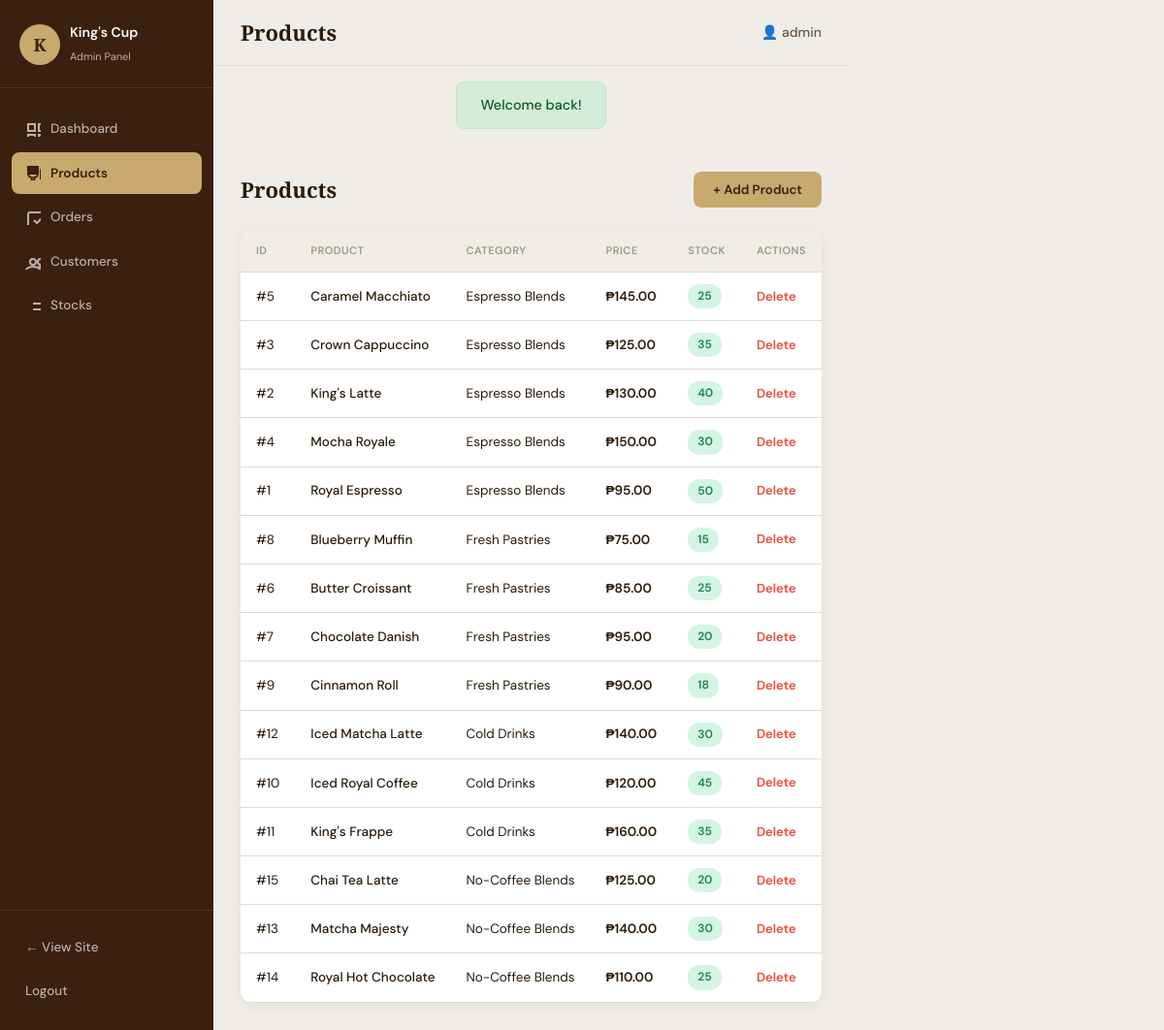
/admin/products.php (signed in), run on the app's committed database.
### tables this page shows
CREATE TABLE users (
    id INT AUTO_INCREMENT PRIMARY KEY,
    username VARCHAR(60) NOT NULL UNIQUE,
    email VARCHAR(100) NOT NULL UNIQUE,
    password_hash VARCHAR(255) NOT NULL,
    role ENUM('customer', 'admin') DEFAULT 'customer',
    reset_token VARCHAR(255) DEFAULT NULL,
    reset_token_expires DATETIME DEFAULT NULL,
    created_at TIMESTAMP DEFAULT CURRENT_TIMESTAMP,
    updated_at TIMESTAMP DEFAULT CURRENT_TIMESTAMP ON UPDATE CURRENT_TIMESTAMP
);

CREATE TABLE products (
    id INT AUTO_INCREMENT PRIMARY KEY,
    category_id INT NOT NULL,
    name VARCHAR(150) NOT NULL,
    description TEXT DEFAULT NULL,
    price DECIMAL(10,2) NOT NULL,
    image_url VARCHAR(500) DEFAULT NULL,
    calories INT DEFAULT NULL,
    stock INT DEFAULT 0,
    status ENUM('In Stock', 'Low Stock', 'Out of Stock') DEFAULT 'In Stock',
    is_available TINYINT(1) DEFAULT 1,
    created_at TIMESTAMP DEFAULT CURRENT_TIMESTAMP,
    updated_at TIMESTAMP DEFAULT CURRENT_TIMESTAMP ON UPDATE CURRENT_TIMESTAMP,
    FOREIGN KEY (category_id) REFERENCES categories(id) ON DELETE CASCADE
);

CREATE TABLE categories (
    id INT AUTO_INCREMENT PRIMARY KEY,
    name VARCHAR(100) NOT NULL,
    slug VARCHAR(100) NOT NULL UNIQUE,
    description TEXT DEFAULT NULL,
    sort_order INT DEFAULT 0,
    created_at TIMESTAMP DEFAULT CURRENT_TIMESTAMP
);

### includes/config.php (called while the page is built, shortened)
<?php
function get_db(): PDO {
    static $pdo = null;
    if ($pdo === null) {
        $dsn = sprintf('mysql:host=%s;dbname=%s;charset=%s;port=3306', DB_HOST, DB_NAME, DB_CHARSET);
        $options = [
            PDO::ATTR_ERRMODE            => PDO::ERRMODE_EXCEPTION,
            PDO::ATTR_DEFAULT_FETCH_MODE => PDO::FETCH_ASSOC,
            PDO::ATTR_EMULATE_PREPARES   => false,
            PDO::ATTR_TIMEOUT            => 5,
        ];
        try {
            $pdo = new PDO($dsn, DB_USER, DB_PASS, $options);
        } catch (PDOException $e) {
            if (APP_ENV === 'development') {
                die('
                <div style="background:#FEE2E2; color:#991B1B; padding:20px; margin:20px; border-radius:8px; font-family:sans-serif;">
                    <h2>❌ Database Connection Failed</h2>
                    <p><strong>Error:</strong> ' . htmlspecialchars($e->getMessage()) . '</p>
                    <p><strong>Please check:</strong></p>
                    <ol>
                        <li>Is MySQL running in XAMPP Control Panel?</li>
                        <li>Did you create the database "kingscup_db"?</li>
                        <li>Did you import database.sql into phpMyAdmin?</li>
                    </ol>
                    <p><strong>Quick Fix:</strong></p>
                    <ol>
                        <li>Open XAMPP Control Panel</li>
                        <li>Click <strong>Start</strong> next to MySQL</li>
                        <li>Open http://localhost/phpmyadmin</li>
                        <li>Create database: <strong>kingscup_db</strong></li>
                        <li>Import the <strong>database.sql</strong> file</li>
                    </ol>
                </div>
                ');
            } else {
                die('A database error occurred. Please try again later.');
            }
        }
    }
    return $pdo;
}

### includes/database.php (called while the page is built, shortened)
<?php
require_once __DIR__ . '/config.php';
function db_query(string $sql, array $params = []): PDOStatement {
    $stmt = get_db()->prepare($sql);
    $stmt->execute($params);
    return $stmt;
}
function db_fetch(string $sql, array $params = []): ?array {
    $row = db_query($sql, $params)->fetch();
    return $row ?: null;
}
function db_fetch_all(string $sql, array $params = []): array {
    return db_query($sql, $params)->fetchAll();
}

### admin/products.php (the view, shortened to what this page needs)
<?php
require_once __DIR__ . '/../includes/functions.php';
require_admin();
$page_title = 'Products';
$products = db_fetch_all(
    'SELECT p.*, c.name AS cat_name FROM products p
     JOIN categories c ON c.id = p.category_id
     ORDER BY c.sort_order, p.name'
);
require_once __DIR__ . '/../includes/admin_header.php';
?>
<div style="margin-bottom: 24px; display: flex; justify-content: space-between; align-items: center;">
    <h2 style="font-family: 'Playfair Display', serif; font-size: 22px; color: #2A1A0A;">Products</h2>
    <button onclick="document.getElementById('addProductForm').style.display='block'; this.style.display='none';"
            style="background: #C8A96E; color: #3B1F0F; border: none; padding: 10px 20px; border-radius: 8px;
                   font-weight: 600; cursor: pointer; font-family: 'DM Sans', sans-serif;">
        + Add Product
    </button>
</div>
<div style="background: #fff; border-radius: 12px; box-shadow: 0 2px 12px rgba(60,30,10,.08); overflow: hidden;">
    <table style="width: 100%; border-collapse: collapse;">
        <thead>
            <tr>
                <th style="text-align: left; padding: 12px 16px; font-size: 11px; text-transform: uppercase; color: #A89282; background: #F0EDE8;">ID</th>
                <th style="text-align: left; padding: 12px 16px; font-size: 11px; text-transform: uppercase; color: #A89282; background: #F0EDE8;">Product</th>
                <th style="text-align: left; padding: 12px 16px; font-size: 11px; text-transform: uppercase; color: #A89282; background: #F0EDE8;">Category</th>
                <th style="text-align: left; padding: 12px 16px; font-size: 11px; text-transform: uppercase; color: #A89282; background: #F0EDE8;">Price</th>
                <th style="text-align: left; padding: 12px 16px; font-size: 11px; text-transform: uppercase; color: #A89282; background: #F0EDE8;">Stock</th>
                <th style="text-align: left; padding: 12px 16px; font-size: 11px; text-transform: uppercase; color: #A89282; background: #F0EDE8;">Actions</th>
            </tr>
        </thead>
        <tbody>
            <?php if (empty($products)): ?>
                <tr>
                    <td colspan="6" style="padding: 40px; text-align: center; color: #A89282;">No products found.</td>
                </tr>
            <?php else: ?>
                <?php foreach ($products as $p): ?>
                <tr style="border-bottom: 1px solid #E2D9CF;">
                    <td style="padding: 12px 16px;">#<?= $p['id'] ?></td>
                    <td style="padding: 12px 16px; font-weight: 500;"><?= h($p['name']) ?></td>
                    <td style="padding: 12px 16px;"><?= h($p['cat_name']) ?></td>
                    <td style="padding: 12px 16px; font-weight: 600;">₱<?= number_format($p['price'], 2) ?></td>
                    <td style="padding: 12px 16px;">
                        <span style="display: inline-block; padding: 3px 10px; border-radius: 12px; font-size: 12px; font-weight: 600;
                            <?php
                            if ($p['stock'] > 10) echo 'background: #D4F5E3; color: #17864B;';
                            elseif ($p['stock'] > 0) echo 'background: #FEF9C3; color: #854D0E;';
                            else echo 'background: #FEE2E2; color: #991B1B;';
                            ?>">
                            <?= $p['stock'] ?>
                        </span>
                    </td>
                    <td style="padding: 12px 16px;">
                        <a href="?delete=<?= $p['id'] ?>"
                           onclick="return confirm('Delete this product?')"
                           style="color: #E74C3C; font-size: 13px; font-weight: 600; text-decoration: none;">
                            Delete
                        </a>
                    </td>
                </tr>
                <?php endforeach; ?>
            <?php endif; ?>
        </tbody>
    </table>
</div>
<?php require_once __DIR__ . '/../includes/admin_footer.php'; ?>

### includes/admin_header.php (shortened to what this page needs)
<?php
require_once __DIR__ . '/functions.php';
$admin_page = basename($_SERVER['PHP_SELF'], '.php');
?>
<!DOCTYPE html>
<html lang="en">
<head>
    <link rel="stylesheet" href="<?= ASSETS_URL ?>/css/style.css">
    <link rel="stylesheet" href="<?= ASSETS_URL ?>/css/admin.css">
</head>
<body class="admin-body">
<div class="admin-layout">
    <aside class="admin-sidebar" id="admin-sidebar">
        <div class="sidebar-brand">
            <div class="sidebar-logo">K</div>
            <div class="sidebar-brand-text">
                <strong>King's Cup</strong>
                <span>Admin Panel</span>
            </div>
        </div>
        <nav class="sidebar-nav">
            <a href="<?= APP_URL ?>/admin/dashboard.php" class="nav-item <?= $admin_page === 'dashboard' ? 'active' : '' ?>">
                <svg width="16" height="16" fill="none" stroke="currentColor" stroke-width="2"><rect x="3" y="3" width="7" height="7"/><rect x="14" y="3" width="7" height="7"/><rect x="3" y="14" width="7" height="7"/><rect x="14" y="14" width="7" height="7"/></svg>
                Dashboard
            </a>
            <a href="<?= APP_URL ?>/admin/products.php" class="nav-item <?= $admin_page === 'products' ? 'active' : '' ?>">
                <svg width="16" height="16" fill="none" stroke="currentColor" stroke-width="2"><path d="M11 9H9V2H7v7H5V2H3v7c0 2.12 1.66 3.84 3.75 3.97V22h2.5v-9.03C11.34 12.84 13 11.12 13 9V2h-2v7zm5-3v8h2.5v8H21V2c-2.76 0-5 2.24-5 4z"/></svg>
                Products
            </a>
            <a href="<?= APP_URL ?>/admin/orders.php" class="nav-item <?= $admin_page === 'orders' ? 'active' : '' ?>">
                <svg width="16" height="16" fill="none" stroke="currentColor" stroke-width="2"><polyline points="9 11 12 14 22 4"/><path d="M21 12v7a2 2 0 01-2 2H5a2 2 0 01-2-2V5a2 2 0 012-2h11"/></svg>
                Orders
            </a>
            <a href="<?= APP_URL ?>/admin/customers.php" class="nav-item <?= $admin_page === 'customers' ? 'active' : '' ?>">
                Customers
            </a>
            <a href="<?= APP_URL ?>/admin/stocks.php" class="nav-item <?= $admin_page === 'stocks' ? 'active' : '' ?>">
                <svg width="16" height="16" fill="none" stroke="currentColor" stroke-width="2"><line x1="8" y1="6" x2="21" y2="6"/><line x1="8" y1="12" x2="21" y2="12"/><line x1="8" y1="18" x2="21" y2="18"/></svg>
                Stocks
            </a>
        </nav>
        <div class="sidebar-footer">
            <a href="<?= APP_URL ?>/customer/index.php" class="nav-item">← View Site</a>
            <a href="<?= APP_URL ?>/customer/logout.php" class="nav-item">Logout</a>
        </div>
    </aside>
    <div class="admin-main">
        <header class="admin-topbar">
            <h1 class="topbar-title"><?= h($page_title ?? 'Dashboard') ?></h1>
            <div class="topbar-user">👤 <?= h(current_user()['username'] ?? 'Admin') ?></div>
        </header>
        <?= render_flash() ?>
        <div class="admin-content">

### assets/css/style.css (style rules this page uses)
:root { --brown-dark: #3B1F0F; --brown-mid: #5C2E0E; --gold: #C8A96E; --gold-light: #E8D5B0; --cream: #F5EFE6; --cream-dark: #EDE3D3; --white: #FFFFFF; --text-dark: #2C1A0E; --text-mid: #5A4030; --text-light: #8A6A50; --font-display: 'Playfair Display', Georgia, serif; --font-body: 'DM Sans', sans-serif; --radius: 12px; --shadow: 0 4px 24px rgba(59,31,14,0.12); --transition: 0.25s ease; }
*, *::before, *::after { box-sizing: border-box; margin: 0; padding: 0; }
html { scroll-behavior: smooth; }
body { font-family: var(--font-body); background: var(--cream); color: var(--text-dark); line-height: 1.6; min-height: 100vh; }
a { text-decoration: none; color: inherit; }

### assets/css/admin.css (style rules this page uses)
:root { --sidebar-bg: #3B1F0F; --sidebar-w: 220px; --accent: #C8A96E; --accent-dark: #A8843E; --accent-light: #F0E0C0; --body-bg: #F0EDE8; --surface: #FFFFFF; --text-dark: #2A1A0A; --text-mid: #6B5744; --text-light: #A89282; --border: #E2D9CF; --red: #E74C3C; --green: #2ECC71; --blue: #3B82F6; --radius: 12px; --shadow: 0 2px 12px rgba(60,30,10,.08); }
.admin-body { background: var(--body-bg); min-height: 100vh; display: flex; }
.admin-sidebar { width: var(--sidebar-w); background: var(--sidebar-bg); min-height: 100vh; display: flex; flex-direction: column; position: fixed; top: 0; left: 0; bottom: 0; z-index: 100; }
.sidebar-brand { display: flex; align-items: center; gap: 10px; padding: 22px 20px 20px; border-bottom: 1px solid rgba(255,255,255,.1); }
.sidebar-logo { width: 42px; height: 42px; background: var(--accent); border-radius: 50%; display: flex; align-items: center; justify-content: center; font-family: 'Playfair Display', serif; font-size: 18px; color: var(--sidebar-bg); font-weight: 700; flex-shrink: 0; }
.sidebar-brand-text strong { display: block; color: #fff; font-size: 14px; font-weight: 600; }
.sidebar-brand-text span { font-size: 11px; color: var(--accent-light); opacity: .75; }
.sidebar-nav { padding: 20px 12px; flex: 1; }
.nav-item { display: flex; align-items: center; gap: 10px; padding: 11px 14px; border-radius: 8px; color: rgba(255,255,255,.65); font-size: 13.5px; font-weight: 500; text-decoration: none; margin-bottom: 2px; transition: background .18s, color .18s; }
.nav-item.active { background: var(--accent); color: var(--sidebar-bg); font-weight: 600; }
.sidebar-footer { padding: 16px 12px; border-top: 1px solid rgba(255,255,255,.1); }
.admin-main { margin-left: var(--sidebar-w); flex: 1; display: flex; flex-direction: column; min-height: 100vh; }
.admin-topbar { background: var(--body-bg); padding: 16px 28px; display: flex; align-items: center; gap: 20px; position: sticky; top: 0; z-index: 50; border-bottom: 1px solid var(--border); }
.topbar-title { font-family: 'Playfair Display', serif; font-size: 22px; color: var(--text-dark); flex: 1; }
.topbar-user { font-size: 14px; color: var(--text-mid); font-weight: 500; }
.admin-content { padding: 28px; flex: 1; }
table { width: 100%; border-collapse: collapse; }
thead th { font-size: 11.5px; font-weight: 600; text-transform: uppercase; letter-spacing: .5px; color: var(--text-light); padding: 10px 16px; background: var(--body-bg); text-align: left; border-bottom: 1px solid var(--border); }
tbody tr { border-bottom: 1px solid var(--border); transition: background .15s; }
tbody td { padding: 12px 16px; font-size: 13.5px; color: var(--text-dark); }

### data on the page
users: username "admin"
products: id "5", name "Caramel Macchiato", category.name "Espresso Blends", price "145.00", stock "25"
products: id "3", name "Crown Cappuccino", category.name "Espresso Blends", price "125.00", stock "35"
products: id "2", name "King's Latte", category.name "Espresso Blends", price "130.00", stock "40"
products: id "4", name "Mocha Royale", category.name "Espresso Blends", price "150.00", stock "30"
products: id "1", name "Royal Espresso", category.name "Espresso Blends", price "95.00", stock "50"
products: id "8", name "Blueberry Muffin", category.name "Fresh Pastries", price "75.00", stock "15"
products: id "6", name "Butter Croissant", category.name "Fresh Pastries", price "85.00", stock "25"
products: id "7", name "Chocolate Danish", category.name "Fresh Pastries", price "95.00", stock "20"
products: id "9", name "Cinnamon Roll", category.name "Fresh Pastries", price "90.00", stock "18"
products: id "12", name "Iced Matcha Latte", category.name "Cold Drinks", price "140.00", stock "30"
products: id "10", name "Iced Royal Coffee", category.name "Cold Drinks", price "120.00", stock "45"
products: id "11", name "King's Frappe", category.name "Cold Drinks", price "160.00", stock "35"
products: id "15", name "Chai Tea Latte", category.name "No-Coffee Blends", price "125.00", stock "20"
products: id "13", name "Matcha Majesty", category.name "No-Coffee Blends", price "140.00", stock "30"
products: id "14", name "Royal Hot Chocolate", category.name "No-Coffee Blends", price "110.00", stock "25"

### other printed values
$page_title "Products"
$f['msg'] "Welcome back!"
